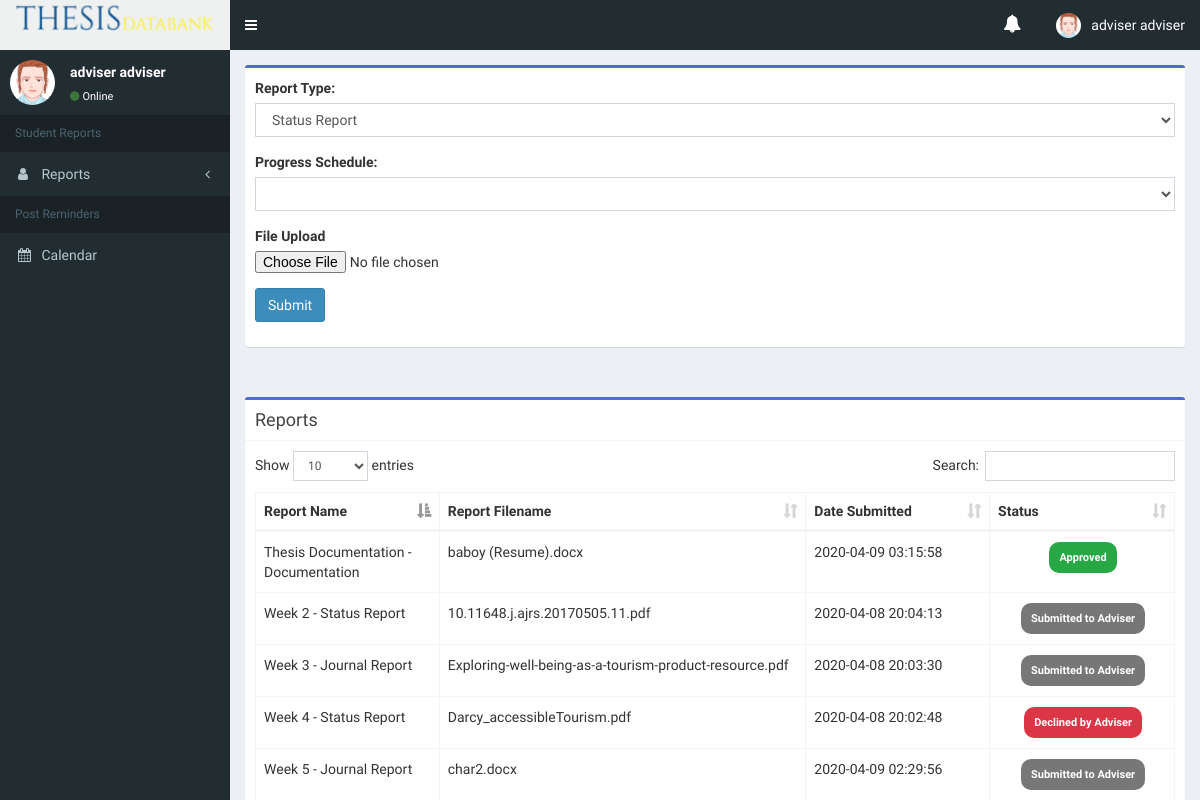
The app's page /student/upload-a-file.php (signed in), older data.
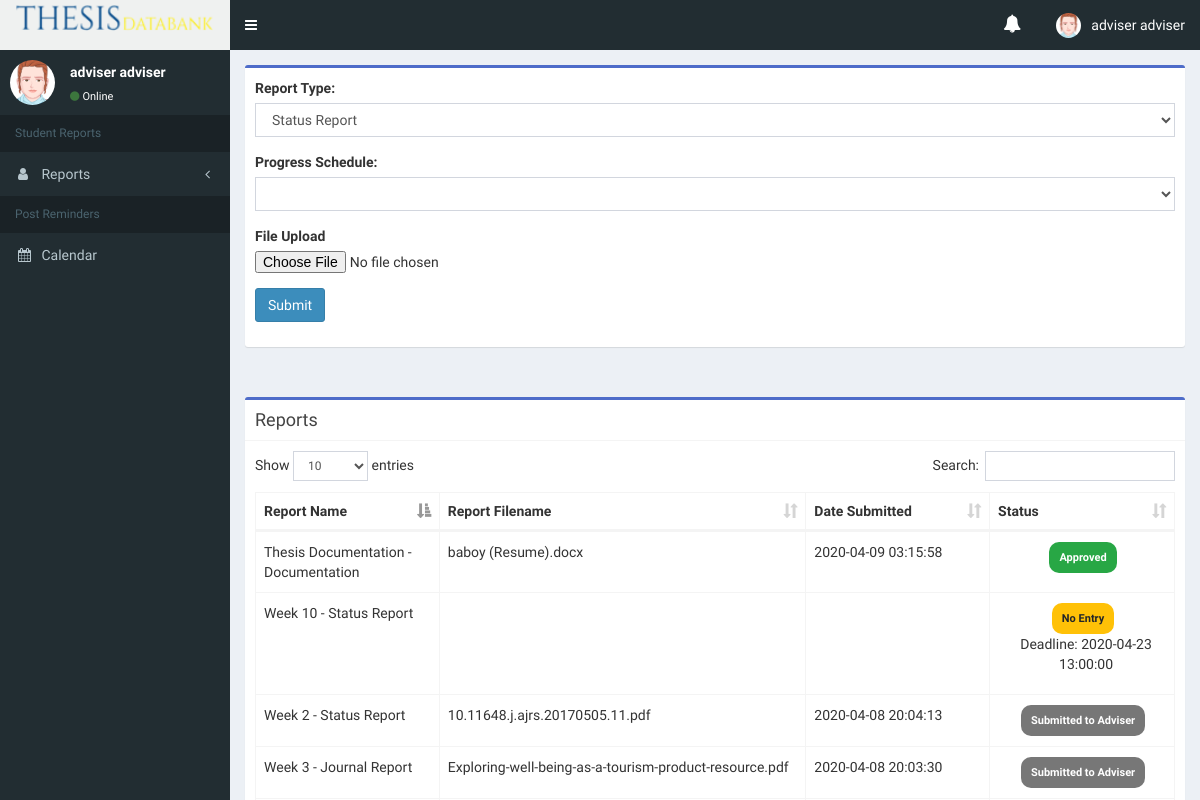
The same page, newer data.
### tables this page shows
CREATE TABLE `events` (
  `id` int(11) NOT NULL,
  `title` varchar(255) NOT NULL,
  `sem` int(11) NOT NULL,
  `event_type` int(11) NOT NULL,
  `course` int(11) NOT NULL,
  `Description` varchar(255) NOT NULL,
  `start` datetime NOT NULL,
  `end` datetime NOT NULL,
  `user_id` int(11) NOT NULL,
  `backgroundColor` varchar(255) NOT NULL
);

CREATE TABLE `report` (
  `id` int(11) NOT NULL,
  `group_id` int(11) NOT NULL,
  `event_id` int(11) NOT NULL,
  `sem_id` int(11) NOT NULL,
  `report_type` int(11) NOT NULL,
  `report_filename` varchar(255) NOT NULL,
  `report_title` varchar(255) NOT NULL,
  `status` int(1) NOT NULL,
  `date_created` datetime NOT NULL
);

### student/php/schedule.php (called while the page is built, shortened)
<?php
	$course = $_SESSION['branchid'];
?>

### student/upload-a-file.php (the view, shortened to what the changed rows need)
<?php
    $sem = $_SESSION['sem'];
?>
<!DOCTYPE html>
<html>
    <head>
        <link rel="stylesheet" href="../css/bootstrap/bootstrap.min.css">
        <link rel="stylesheet" href="../css/font-awesome/font-awesome.min.css">
        <link rel="stylesheet" href="../css/sweetalert/sweetalert.css">
        <link rel="stylesheet" href="../template/bower_components/datatables.net-bs/css/dataTables.bootstrap.min.css">
        <link rel="stylesheet" href="../template/dist/css/AdminLTE.min.css">
        <link rel="stylesheet" href="../template/dist/css/skins/skin-green.min.css">
        <link rel="stylesheet" href="css/main-admin.css">
        <link rel="stylesheet" href="css/validation.css">
        <link rel="stylesheet" href="css/custom.css">
    </head>
    <body class="hold-transition skin-green sidebar-mini fixed">
        <div class="wrapper">
            <div class="content-wrapper">
                                                        <?php require("php/schedule.php"); ?>
                <section class="content">
                <div class="row">
                    <div class="col-md-12">
                        <div class="box box-info border-blue">
                            <div class="box-body">
                                <table id="tblThesis" class="table table-bordered table-hover table-custom">
                                    <thead>
                                        <tr>
                                            <th scope="col" width="20%">Report Name</th>
                                            <th scope="col" width="40%">Report Filename</th>
                                            <th scope="col" width="20%">Date Submitted</th>
                                            <th scope="col" width="20%">Status</th>
                                        </tr>
                                    </thead>
                                    <tbody>
                                        <?php
                                            $events ="SELECT * FROM events WHERE sem = $sem AND course = $course ORDER BY start ASC";
                                            $eresult = mysqli_query($con, $events);
                                            while($erow = mysqli_fetch_array($eresult))
                                            {
                                                if($erow['event_type'] == 1 || $erow['user_id'] == 4) {
                                                    echo "<tr>";
                                                    echo "<td>".$erow['title']." - ".$erow['Description']."</td>";
                                                $report_sql = "SELECT * FROM report WHERE event_id = ".$erow['id']."";
                                                $reports_list = mysqli_query($con, $report_sql);
                                                if(mysqli_num_rows($reports_list) > 0){
                                                    while($v = mysqli_fetch_assoc($reports_list)) {
                                        ?>
                                                        <td>
                                        <?php
                                                        echo str_replace("testupload/","",$v['report_filename']);
                                        ?>
                                                        </td>
                                                        <td>
                                        <?php
                                                        echo $v['date_created'];
                                        ?>
                                                        </td>
                                                        <td><center>
                                        <?php
                                                        if($v['status'] == 1) {
                                                            echo '<span class="badge badge-dark" style="padding:10px; font-size:11px!important;">Submitted to Adviser</span>';
                                                        }else if($v['status'] == 2) {
                                                            echo '<span class="badge badge-success" style="padding:10px; font-size:11px!important;color:#fff;background-color: #dc3545"">Declined by Adviser</span>';
                                                        }else if($v['status'] == 3) {
                                                            echo '<span class="badge badge-success" style="padding:10px; font-size:11px!important;color:#fff;background-color: #3857b1"">Submitted to Coordinator</span>';
                                                        }else if($v['status'] == 4) {
                                                            echo '<span class="badge badge-success" style="padding:10px; font-size:11px!important;color:#fff;background-color: #28a745"">Approved</span>';
                                                        }else if($v['status'] == 5) {
                                                            echo '<span class="badge badge-success" style="padding:10px; font-size:11px!important;color:#fff;background-color: #28a745"">Approved</span>';
                                                        }else if($v['status'] == 6) {
                                                            echo '<span class="badge badge-success" style="padding:10px; font-size:11px!important;color:#fff;background-color: #28a745"">Approved</span>';
                                                        }else if($v['status'] == 7) {
                                                            echo '<span class="badge badge-success" style="padding:10px; font-size:11px!important;color:#fff;background-color: #dc3545"">Declined by Coordinator</span>';
                                                        }
                                                    }
                                        ?>
                                                        </center></td>
                                        <?php
                                                }else {
                                        ?>
                                                <td></td>
                                                <td></td>
                                                <td>
                                                    <center>
                                                        <span class="badge badge-danger" style="padding:10px; font-size:11px!important;color:#212529;background-color: #ffc107">
                                                            No Entry
                                                        </span>
                                                        <br>
                                                        <p>Deadline: <?php echo $erow['end'] ?></p>
                                                    </center>
                                                </td>
                                        <?php
                                                }
                                        ?>
                                        <?php
                                                    echo "</tr>";
                                                }
                                            }
                                        ?>
                                    </tbody>
                                </table>
                            </div>
                        </div>
                    </div>
                </div>
            </section>
            </div>
    </body>
</html>

Row changes from the older to the newer data that the page shows:
no longer on this page (row edited): events: title "Week 4", Description "Status Report"
no longer on this page (row unchanged): report: report_filename "Darcy_accessibleTourism.pdf", date_created "2020-04-08 20:02:48", status "Declined by Adviser", shown under "Week 4"
no longer on this page (row edited): events: title "Week 5", Description "Journal Report"
no longer on this page (row unchanged): report: report_filename "char2.docx", date_created "2020-04-09 02:29:56", status "Submitted to Adviser", shown under "Week 5"
changed report "baboy (Resume).docx": status 6 → 4 (drawn)
added events: title "Week 10", Description "Status Report", end "2020-04-23 13:00:00"
